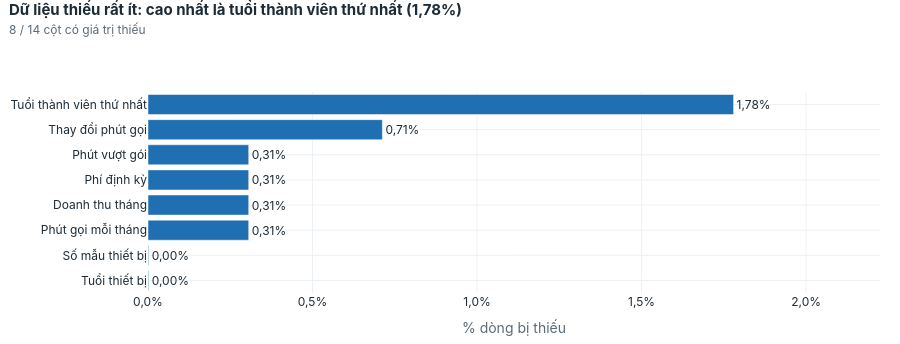

Source (notebook cell):
### Markdown cell above
### C02 — Dữ liệu thiếu ở đâu?

### Code cell
show("C02_du_lieu_thieu")

### Figure 1 — Plotly figure (JSON) as saved in the notebook; plotly's stock layout.template omitted (floating-point values rounded to 4 significant figures)
{"data": [{"hovertemplate": "%{y}: %{x:.2%}<extra></extra>", "marker": {"color": "#1F6FB2"}, "orientation": "h", "text": ["0,00%", "0,00%", "0,31%", "0,31%", "0,31%", "0,31%", "0,71%", "1,78%"], "textposition": "outside", "type": "bar", "x": [1.962e-05, 1.962e-05, 0.003061, 0.003061, 0.003061, 0.003061, 0.007123, 0.0178], "y": ["Tuổi thiết bị", "Số mẫu thiết bị", "Phút gọi mỗi tháng", "Doanh thu tháng", "Phí định kỳ", "Phút vượt gói", "Thay đổi phút gọi", "Tuổi thành viên thứ nhất"]}], "layout": {"font": {"color": "#1D2B36", "family": "Inter, Segoe UI, Arial, sans-serif", "size": 12}, "height": 344, "hoverlabel": {"bgcolor": "white", "font": {"color": "#1D2B36", "family": "Inter, Segoe UI, Arial, sans-serif"}}, "legend": {"orientation": "h", "title": {}, "x": 1, "xanchor": "right", "y": 1.0, "yanchor": "bottom"}, "margin": {"b": 40, "l": 10, "r": 20, "t": 92}, "paper_bgcolor": "white", "plot_bgcolor": "white", "separators": ",.", "title": {"font": {"color": "#1D2B36", "size": 15}, "pad": {"t": 8}, "text": "<b>Dữ liệu thiếu rất ít: cao nhất là tuổi thành viên thứ nhất (1,78%)</b><br><span style='font-size:12px;color:#5B6B78'>8 / 14 cột có giá trị thiếu</span>", "x": 0.01, "xanchor": "left", "y": 0.98, "yanchor": "top"}, "xaxis": {"automargin": true, "gridcolor": "#EDF1F4", "range": [0, 0.02225], "tickformat": ".1%", "title": {"font": {"color": "#5B6B78"}, "text": "% dòng bị thiếu"}, "zeroline": false}, "yaxis": {"automargin": true, "gridcolor": "#EDF1F4", "title": {"font": {"color": "#5B6B78"}}, "zeroline": false}}}
